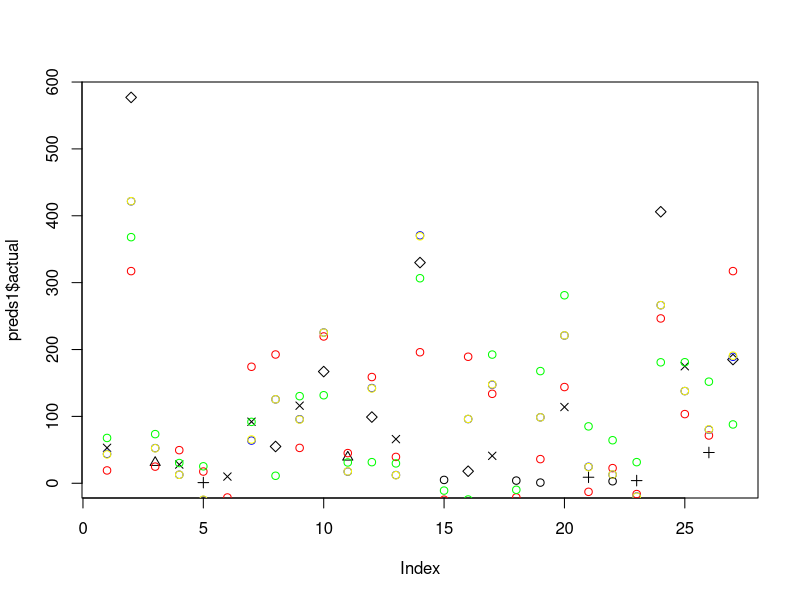
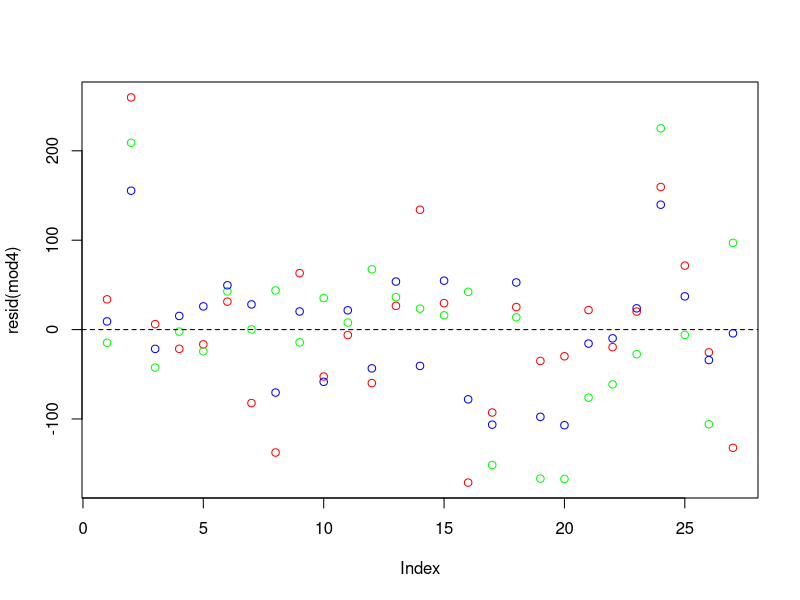

Reproduce these figures in R, in order.
master <- read.csv("MASTER_DATA.csv", stringsAsFactors = F, header=T)

mod1 <- lm(crimes2014 ~ AvgIncome + MedIncome + CollegeGradPercent, data = master)
mod2 <- lm(crimes2014 ~ store + AvgIncome + MedIncome + CollegeGradPercent, data = master)
mod3 <- lm(crimes2014 ~ CollegeGradPercent, data = master)
mod4 <- lm(crimes2014 ~ CollegeGradPercent + store, data = master)
mod5 <- lm(crimes2014 ~ CollegeGradPercent + AvgIncome + store, data = master)
mod6 <- lm(crimes2014 ~ AvgIncome + store, data = master)
mod7 <- lm(crimes2014 ~ KDEraw, data = master)
mod8 <- lm(crimes2014 ~ KDEscaled, data = master)
mod9 <- lm(crimes2014 ~ KDEraw + store, data = master)
mod10 <- lm(crimes2014 ~ KDEraw + store + CollegeGradPercent, data = master)
mod11 <- lm(crimes2014 ~ CollegeGradPercent + closest_stops_in_meters + store, data = master)
mod12 <- lm(crimes2014 ~ KDEraw + closest_stops_in_meters + store, data = master)


preds1 <- data.frame(store = as.factor(master$store),
                     actual = master$crimes2014, 
                     mod1 = predict(mod1),
                     mod2 = predict(mod2),
                     mod4 = predict(mod4),
                     mod7 = predict(mod7),
                     mod9 = predict(mod9),
                     mod10 = predict(mod10))

# plot values
plot(preds1$actual, pch=as.numeric(preds1$store))
points(preds1$mod4, col="red")
points(preds1$mod7, col="green")
points(preds1$mod9, col="blue")
points(preds1$mod10, col="yellow")
#### mod9 and mod10 are almost equivalent, but they're looking the best
#####mod9 has a higher adjusted R^2 than mod10, so we're going with that

# plot residuals
plot(resid(mod4), col="red")
points(resid(mod7), col="green")
points(resid(mod9), col="blue")
#### mod9 is better higher up, but they're close low
abline(h=0, lty=2)

# MSE

MSE <- function(mod, df) {
  sum(resid(mod)^2) / (nrow(df) - nrow(summary(mod)$coefficients))
}

MSE(mod4, master)
#10314.57
MSE(mod7, master)
# 8821.49
MSE(mod9, master) # the best so far
# 5316.39

# TAKE A LOOK AT MOD9
preds1[order(preds1$actual),c("store", "actual", "mod9")]
